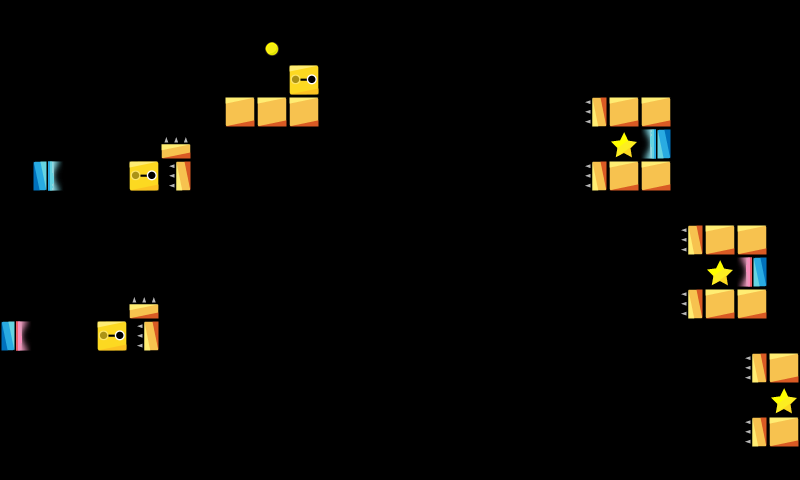

Tiled map render using the project's own tile images. Description and the map definition, with tile-layer contents summarised, below:
An orthogonal 25x15 tile map with 32x32 px tiles, 1 tile layer (map).

<map version="1.0" orientation="orthogonal" renderorder="right-down" width="25" height="15" tilewidth="32" tileheight="32" nextobjectid="7">
 <properties>
  <property name="ad" value="false" />
 </properties>
 <tileset firstgid="1" name="map_tiles" tilewidth="32" tileheight="32">
  <image source="../../img/map_tiles.png" width="480" height="480" />
 </tileset>
 <layer name="map" width="25" height="15">
  <data>[375 cells, 34 non-empty, 9 distinct tile ids]</data>
 </layer>
 <objectgroup name="Object Layer 1" />
</map>
